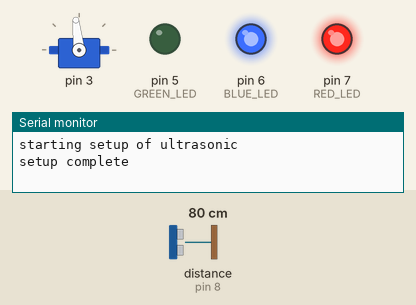
A sketch run on a simulated Arduino Uno, built with avr-gcc and run on an emulated ATmega328P. Shown: servo, output pins drawn as LEDs (lit = HIGH), the last lines printed to the serial monitor. Wiring (inferred from the names in the program): ultrasonic range finder: trigger pin 9; echo pin 8. The test bench sets the inputs (shaded band); at power-on: distance to the obstacle (sensor on pin 8) 80 cm. The echo pulse lasts 58.3 µs per cm; servo pulses on a pin are drawn as a servo (544–2400 µs = 0–180°); pins used as bus, display or sensor lines are not drawn.

Above: at 1.3 s.
1.4 s: distance to the obstacle (sensor on pin 8) set to 39 cm
4.4 s: distance to the obstacle (sensor on pin 8) set to 32 cm
7.4 s: distance to the obstacle (sensor on pin 8) set to 28 cm
At 8.14 s:
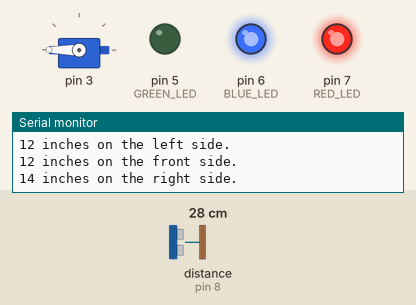
10.4 s: distance to the obstacle (sensor on pin 8) set to 35 cm
At 12.02 s:
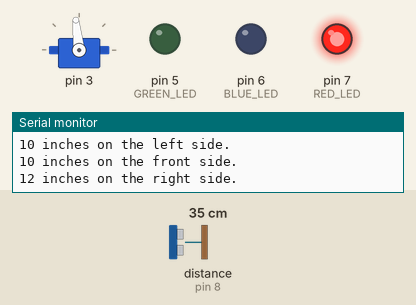
13.4 s: distance to the obstacle (sensor on pin 8) set to 2 cm
At 16.01 s:
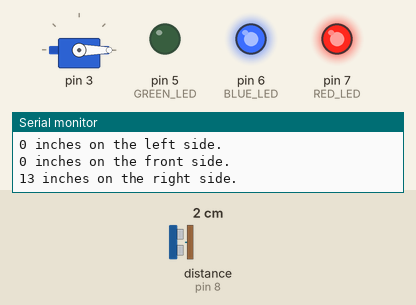
16.4 s: distance to the obstacle (sensor on pin 8) set to 60 cm
At 17.52 s:
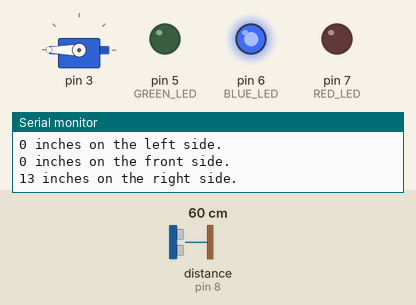
Timing chart, 0 to 20.4 s (numbered marks = the images above; inputs shaded):
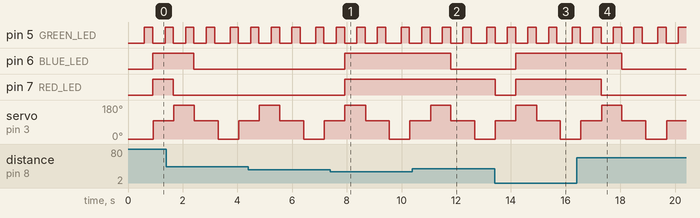

Measured:
- the behaviour switches between 32 and 31 cm on distance to the obstacle (sensor on pin 8) (found by bisection; images 0 and 1)
- after the input at 7.4 s, pin 6 (BLUE_LED), pin 7 (RED_LED): LOW → HIGH after 0.52 s
- after the input at 10.4 s, pin 6 (BLUE_LED): HIGH → LOW after 1.4 s
- after the input at 13.4 s, pin 6 (BLUE_LED): LOW → HIGH after 0.77 s
- after the input at 16.4 s, pin 6 (BLUE_LED): HIGH → LOW after 1.6 s; pin 7 (RED_LED): HIGH → LOW after 0.89 s

The sketch:

ultrasonic.ino
```cpp
/*
Author: Michael Martin
CSCE 236 Embedded Systems - UNL
Spring 2020 Semester

Driver for robot project using Atmega 328p
*/
#include "robotlib.h"

void setup() {
  setupServo();
  setupUltraSonic();
}

void loop() {
  //timercheck();
  cycleServo();
  //runUltraSonic();
  //detect(FORWARD);
  //detect(RIGHT);
  //detect(LEFT);
 printDirectionalDistances();
}
```

robotlib.cpp
```cpp
/*
Author: Michael Martin
CSCE 236 Embedded Systems - UNL
Spring 2020 Semester

Library functions for robot project using Atmega 328p
*/
#include <Arduino.h>
#include "robotlib.h"

void setupServo(){
  TCCR2B &= ~7;
  TCCR2B |= (1<<CS12) | (1<<CS11) | (1<<CS10); //prescaler for timer 2 //1024
  DDRD |= (1<<3); //pin out
  TCCR2B |= (1<<WGM02);
  TCCR2A |= (1<<WGM00);//wave form generation mode
  TCCR2A |= (1<<COM2A1) | (1<<COM2B1); //turn on compare mode
  OCR2A = 156; //top compare register
}

void turnServoRight(){
  OCR2B = 4; //right facing
  delay(200);
}

void turnServoFront(){
  OCR2B = 12; //forward facing
  delay(200);
}

void turnServoLeft(){
  OCR2B = 20; //left facing
  delay(200);
}

void setupUltraSonic(){
  Serial.begin(9600);
  delay(50);
  Serial.println("starting setup of ultrasonic");

  DDRB |= (1<<TRIGGER_PIN);
  DDRB &= ~(1<<ECHO_PIN);
  DDRD |= (1 << GREEN_LED) | (1<<BLUE_LED) | (1<<RED_LED);

  TCCR1A &= (0x00);
  TCCR1B &= ~(0xdf); // clear all bit values that matter
  TCCR1B |= (1<<1) | (1<<0); // set lower to bits prescaler 64
  TCCR1C &= 0x00;
  //TIMSK1 |= (1<<5)|(0<<0); //adding this line of code screws up the delay and makes things loopy
  TIFR1 |= (0x01);

  delay(50);
  Serial.println("setup complete");
  delay(50);

}

int flag; //global flag variable

uint16_t runUltraSonic(){
  uint16_t a = 0, distance;
  flag = 0;

  PORTB &= ~(1<<TRIGGER_PIN);
  delayMicroseconds(1);
  PORTB |=(1<<TRIGGER_PIN);
  delayMicroseconds(10);
  PORTB &= ~(1<<TRIGGER_PIN);

  while(1){
    if(PINB & (1<<ECHO_PIN)){
      TCNT1 = 0;
      break;
    }
  }

  while(TCNT1 < 14000){ // about 60 ms based on prescaler
    if(TIFR1 & (1<<5)){ //interrupt flag raised due to falling edge
      a = ICR1;
      flag = 1; //flag var to make sure data is valid
      break;
    }
  }

  if(flag == 0){
    Serial.println("No Echo detected.");
  }
  else{
  distance = a / 38; //calculated divisor based upon measured test cases
  //Serial.print(distance);
  //Serial.println(" inches");
  }
  delay(60);
  return distance;
}

void timercheck(){ //debug function
  unsigned long x, y;
  x = micros();
  delayMicroseconds(100);
  y = micros();
  Serial.println(y-x);
}

void cycleServo(){ //move the servo to each position and get measurements
  turnServoRight();
  delay(250);
  GreenON();
  detect(RIGHT);
  GreenOFF();
  turnServoFront();
  delay(250);
  GreenON();
  detect(FORWARD);
  GreenOFF();
  turnServoLeft();
  delay(250);
  GreenON();
  detect(LEFT);
  GreenOFF();
  turnServoFront();
  delay(250);
  GreenON();
  detect(FORWARD);
  GreenOFF();
  printDirectionalDistances();
}

//global distance variables
uint16_t left_distance, right_distance, front_distance;

void detect(facing d){
  int i, samples = 5; //loop variables
  //get the pointer to store info in the correct place
  uint16_t* dir = (d == FORWARD? &front_distance:(d == RIGHT? &right_distance: &left_distance));
  unsigned long x = 0;
  for(i=0;i<samples;i++){
    x = runUltraSonic(); //get a sum of data
  }
  *dir = x ;/// samples; //get average of data
  updateLEDs(); //after updating global variables, update LED's
}

//print out to Serial, distances after scanning all three directions
void printDirectionalDistances(){
  Serial.print(left_distance);Serial.println(" inches on the left side.");
  Serial.print(front_distance);Serial.println(" inches on the front side.");
  Serial.print(right_distance);Serial.println(" inches on the right side.");
}

void GreenON(){
  PORTD |= (1<<GREEN_LED);
}
void GreenOFF(){
  PORTD &= ~(1<<GREEN_LED);
}

//self commenting macros
void updateLEDs(){
  if(left_distance < TRIGGER_DISTANCE){
    PORTD |= (1<<BLUE_LED);
  }

  if(right_distance < TRIGGER_DISTANCE){
    PORTD |= (1<<RED_LED);
  }

  if(front_distance < TRIGGER_DISTANCE){
    PORTD |= (1<<BLUE_LED);
    PORTD |= (1<<RED_LED);
  }else{
    if(right_distance > TRIGGER_DISTANCE ){
      PORTD &= ~(1<<RED_LED);
    }
    if(left_distance > TRIGGER_DISTANCE){
      PORTD &= ~(1<<BLUE_LED);
    }
  }
}
```

robotlib.h
```cpp
/*
Author: Michael Martin
CSCE 236 Embedded Systems - UNL
Spring 2020 Semester

Library functions for robot project using Atmega 328p
*/
#include <Arduino.h>

#define CLK_SPEED 16000000

#define TRIGGER_PIN 1
#define ECHO_PIN 0
#define RED_LED 7
#define BLUE_LED 6
#define GREEN_LED 5
#define TRIGGER_DISTANCE 12

typedef enum{FORWARD,LEFT,RIGHT}facing;

//sets the prescaler of timer 2 to 1024 and PWM to phase correct
//servo motor on pinD3
void setupServo();

//functions to turn the servo to the correct angles
void turnServoRight();
void turnServoFront();
void turnServoLeft();

//Functions that set up the ultrasonic sensor and do sensing
void setupUltraSonic();
uint16_t runUltraSonic();

//debug function to make sure delay() works correctly
void timercheck();

//main running function, look in all directions and update LED
void cycleServo();

//sensing function, store in global variable
void detect(facing);
//Serial printing the distances
void printDirectionalDistances();
//turn on/off corresponding LED's functionality
void updateLEDs();
void GreenON();
void GreenOFF();
```
